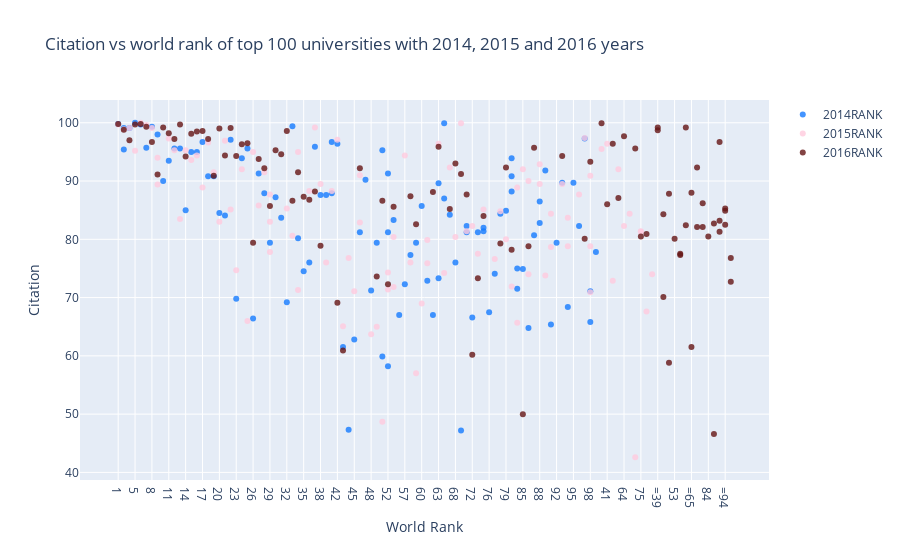

Notebook source saved alongside this figure:
### Markdown cell above
<a id="3"></a> <br>
# Scatter
<font color='red'>
Scatter Example: Citation vs world rank of top 100 universities with 2014, 2015 and 2016 years
<font color='black'>
    
* Import graph_objs as *go*
    
* Creating traces
    * x = x axis
    * y = y axis
    * mode = type of plot like marker, line or line + markers
    * name = name of the plots
    * marker = marker is used with dictionary. 
        * color = color of lines. It takes RGB (red, green, blue) and opacity (alpha)
    * text = The hover text (hover is curser)
    
* data = is a list that we add traces into it
    
* layout = it is dictionary.
    * title = title of layout
    * x axis = it is dictionary
        * title = label of x axis
        * ticklen = length of x axis ticks
        * zeroline = showing zero line or not
    * y axis = it is dictionary and same with x axis
    
* fig = it includes data and layout
* iplot() = plots the figure(fig) that is created by data and layout

### Code cell
df2014 = timesData[timesData.year == 2014].iloc[:100,:]
df2015 = timesData[timesData.year == 2015].iloc[:100,:]
df2016 = timesData[timesData.year == 2016].iloc[:100,:]

import plotly.graph_objects as go

# 1.Trace
trace1 = go.Scatter(
                    
    x = df2014.world_rank,
    y = df2014.citations,
    mode = "markers",
    name = "2014RANK",
    marker = dict(color = 'rgba(20, 122, 255, 0.8)'),
    text = df2014.university_name)

# 2.Trace
trace2 = go.Scatter(
    
    x = df2015.world_rank,
    y = df2015.citations,
    mode = "markers",
    name = "2015RANK",
    marker = dict(color = 'rgba(255,203,222, 0.8)'),
    text = df2015.university_name)

# 3.Trace

trace3 = go.Scatter(
    x = df2016.world_rank,
    y = df2016.citations,
    mode = "markers",
    name = "2016RANK",
    marker = dict(color = 'rgba(100, 20, 20, 0.8)'),
    text = df2016.university_name)


#Liste olarak Birleştirme
data = [trace1, trace2, trace3]
#Grafik info
layout = dict(title = 'Citation vs world rank of top 100 universities with 2014, 2015 and 2016 years',
              xaxis= dict(title= 'World Rank',ticklen= 5,zeroline= False),
              yaxis= dict(title= 'Citation',ticklen= 5,zeroline= False))

fig = dict(data = data, layout = layout)
iplot(fig)

### Figure 1 — Plotly figure (JSON) as saved in the notebook; plotly's stock layout.template omitted (floating-point values rounded to 4 significant figures)
{"data": [{"marker": {"color": "rgba(20, 122, 255, 0.8)"}, "mode": "markers", "name": "2014RANK", "text": ["California Institute of Technology", "Harvard University", "University of Oxford", "Stanford University", "Massachusetts Institute of Technology", "Princeton University", "University of Cambridge", "University of California, Berkeley", "University of Chicago", "Imperial College London", "Yale University", "University of California, Los Angeles", "Columbia University", "ETH Zurich – Swiss Federal Institute of Technology Zurich", "Johns Hopkins University", "University of Pennsylvania", "Duke University", "University of Michigan", "Cornell University", "University of Toronto", "University College London", "Northwestern University", "University of Tokyo", "Carnegie Mellon University", "University of Washington", "National University of Singapore", "University of Texas at Austin", "Georgia Institute of Technology", "University of Illinois at Urbana-Champaign", "University of Wisconsin-Madison", "University of British Columbia", "London School of Economics and Political Science", "University of California, Santa Barbara", "University of Melbourne", "McGill University", "Karolinska Institute", "École Polytechnique Fédérale de Lausanne", "King’s College London", "University of Edinburgh", "New York University", "University of California, San Diego", "Washington University in St Louis", "University of Hong Kong", "Seoul National University", "Peking University", "University of Minnesota", "University of North Carolina at Chapel Hill", "Australian National University", "Pennsylvania State University", "Boston University", "Tsinghua University", "Brown University", "Kyoto University", "University of California, Davis", "LMU Munich", "Korea Advanced Institute of Science and Technology (KAIST)", "Hong Kong University of Science and Technology", "University of Manchester", "Ohio State University", "Pohang University of Science and Technology", "KU Leuven", "Purdue University", "The University of Queensland", "University of Göttingen", "Rice University", "École Normale Supérieure", "Leiden University", "Heidelberg University", "Delft University of Technology", "University of Southern California", "École Polytechnique", "University of Sydney", "Erasmus University Rotterdam", "University of Basel", "Utrecht University", "Nanyang Technological University", "Wageningen University and Research Center", "University of Pittsburgh", "University of Bristol", "Durham University", "Emory University", "Tufts University", "Michigan State University", "University of Amsterdam", "Ghent University", "Free University of Berlin", "Technical University of Munich", "Case Western Reserve University", "Vanderbilt University", "University of Notre Dame", "Monash University", "McMaster University", "University of California, Irvine", "Humboldt University of Berlin", "University of Rochester", "Pierre and Marie Curie University", "University of Colorado Boulder", "Maastricht University", "University of Groningen", "University of Helsinki"], "x": ["1", "2", "2", "4", "5", "6", "7", "8", "9", "10", "11", "12", "13", "14", "15", "16", "17", "18", "19", "20", "21", "22", "23", "24", "25", "26", "27", "28", "29", "30", "31", "32", "33", "34", "35", "36", "37", "38", "39", "40", "40", "42", "43", "44", "45", "46", "47", "48", "49", "50", "50", "52", "52", "52", "55", "56", "57", "58", "59", "60", "61", "62", "63", "63", "65", "65", "67", "68", "69", "70", "70", "72", "73", "74", "74", "76", "77", "78", "79", "80", "80", "80", "83", "83", "85", "86", "87", "88", "88", "90", "91", "92", "93", "94", "95", "96", "97", "98", "98", "100"], "y": [99.8, 99.1, 95.4, 99.1, 100, 99.7, 95.7, 99.3, 98, 90, 93.5, 95.6, 95.6, 85, 95, 95, 96.7, 90.8, 90.8, 84.5, 84.1, 97.1, 69.8, 93.9, 95.6, 66.4, 91.3, 87.9, 79.4, 87.2, 83.7, 69.2, 99.4, 80.2, 74.5, 76, 95.9, 87.6, 87.6, 87.9, 96.7, 96.4, 61.5, 47.3, 62.8, 81.2, 90.2, 71.2, 79.4, 95.3, 59.9, 91.3, 58.2, 81.2, 83.3, 67, 72.3, 77.3, 79.4, 85.7, 72.9, 67, 73.3, 89.6, 99.9, 87, 84.2, 76, 47.2, 81.2, 82.3, 66.6, 81.2, 81.4, 82, 67.5, 74.1, 84.4, 84.9, 88.2, 90.8, 93.9, 71.5, 75, 74.9, 64.8, 80.7, 82.8, 86.5, 91.8, 65.4, 79.4, 89.7, 68.4, 89.7, 82.3, 97.3, 65.8, 71.1, 77.8], "type": "scatter"}, {"marker": {"color": "rgba(255,203,222, 0.8)"}, "mode": "markers", "name": "2015RANK", "text": ["California Institute of Technology", "Harvard University", "University of Oxford", "Stanford University", "University of Cambridge", "Massachusetts Institute of Technology", "Princeton University", "University of California, Berkeley", "Imperial College London", "Yale University", "University of Chicago", "University of California, Los Angeles", "ETH Zurich – Swiss Federal Institute of Technology Zurich", "Columbia University", "Johns Hopkins University", "University of Pennsylvania", "University of Michigan", "Duke University", "Cornell University", "University of Toronto", "Northwestern University", "University College London", "University of Tokyo", "Carnegie Mellon University", "National University of Singapore", "University of Washington", "Georgia Institute of Technology", "University of Texas at Austin", "LMU Munich", "University of Illinois at Urbana-Champaign", "University of Wisconsin-Madison", "University of British Columbia", "University of Melbourne", "London School of Economics and Political Science", "École Polytechnique Fédérale de Lausanne", "University of Edinburgh", "University of California, Santa Barbara", "New York University", "McGill University", "King’s College London", "University of California, San Diego", "Washington University in St Louis", "University of Hong Kong", "Karolinska Institute", "Australian National University", "University of Minnesota", "University of North Carolina at Chapel Hill", "Peking University", "Tsinghua University", "Seoul National University", "Hong Kong University of Science and Technology", "Korea Advanced Institute of Science and Technology (KAIST)", "University of Manchester", "Brown University", "KU Leuven", "University of California, Davis", "Boston University", "Pennsylvania State University", "Kyoto University", "University of Sydney", "Nanyang Technological University", "École Polytechnique", "Scuola Normale Superiore di Pisa", "Leiden University", "The University of Queensland", "Pohang University of Science and Technology", "University of Göttingen", "Ohio State University", "Rice University", "Heidelberg University", "Delft University of Technology", "Erasmus University Rotterdam", "Wageningen University and Research Center", "University of Bristol", "University of Basel", "University of Southern California", "University of Amsterdam", "École Normale Supérieure", "Utrecht University", "Humboldt University of Berlin", "Free University of Berlin", "Michigan State University", "Durham University", "Monash University", "Middle East Technical University", "University of Arizona", "University of Notre Dame", "Tufts University", "University of California, Irvine", "Ghent University", "University of Massachusetts", "University of Pittsburgh", "Emory University", "McMaster University", "University of Glasgow", "Vanderbilt University", "University of Colorado Boulder", "Stockholm University", "Technical University of Munich", "Uppsala University"], "x": ["1", "2", "3", "4", "5", "6", "7", "8", "9", "9", "11", "12", "13", "14", "15", "16", "17", "18", "19", "20", "21", "22", "23", "24", "25", "26", "27", "28", "29", "29", "29", "32", "33", "34", "34", "36", "37", "38", "39", "40", "41", "42", "43", "44", "45", "46", "46", "48", "49", "50", "51", "52", "52", "54", "55", "55", "57", "58", "59", "60", "61", "61", "63", "64", "65", "66", "67", "68", "69", "70", "71", "72", "73", "74", "75", "75", "77", "78", "79", "80", "81", "82", "83", "83", "85", "86", "86", "88", "88", "90", "91", "91", "93", "94", "94", "96", "97", "98", "98", "98"], "y": [99.7, 98.9, 95.5, 99.1, 95.2, 100, 99.6, 99.1, 89.4, 94, 97.3, 95.3, 83.5, 95.3, 93.6, 94.4, 88.9, 96.6, 91.5, 83, 96.9, 85.1, 74.7, 92, 66, 95, 85.8, 91.5, 83, 77.8, 87.7, 85.3, 80.6, 71.3, 95, 88.3, 99.2, 89.5, 76, 88.3, 96.4, 97.1, 65.1, 76.8, 71.1, 82.9, 91, 63.7, 65, 48.7, 72.9, 71.4, 74.3, 92, 71.8, 80.4, 94.4, 76, 57, 69, 75.9, 79.9, 96.4, 82.3, 74.2, 84.4, 92.3, 80.4, 99.9, 81.4, 42.6, 82.3, 77.5, 85.1, 81.4, 81.3, 76.6, 84.8, 80, 71.9, 67.6, 74, 88.9, 65.7, 92, 74, 90, 92.9, 89.5, 73.8, 78.7, 84.4, 89.5, 78.8, 83.7, 87.7, 97.4, 90.9, 78.8, 70.9], "type": "scatter"}, {"marker": {"color": "rgba(100, 20, 20, 0.8)"}, "mode": "markers", "name": "2016RANK", "text": ["California Institute of Technology", "University of Oxford", "Stanford University", "University of Cambridge", "Massachusetts Institute of Technology", "Harvard University", "Princeton University", "Imperial College London", "ETH Zurich – Swiss Federal Institute of Technology Zurich", "University of Chicago", "Johns Hopkins University", "Yale University", "University of California, Berkeley", "University College London", "Columbia University", "University of California, Los Angeles", "University of Pennsylvania", "Cornell University", "University of Toronto", "Duke University", "University of Michigan", "Carnegie Mellon University", "London School of Economics and Political Science", "University of Edinburgh", "Northwestern University", "National University of Singapore", "King’s College London", "Karolinska Institute", "LMU Munich", "New York University", "École Polytechnique Fédérale de Lausanne", "University of Washington", "University of Melbourne", "University of British Columbia", "KU Leuven", "University of Illinois at Urbana-Champaign", "Heidelberg University", "McGill University", "University of California, San Diego", "University of California, Santa Barbara", "Georgia Institute of Technology", "Peking University", "University of Tokyo", "University of California, Davis", "University of Hong Kong", "University of Texas at Austin", "Tsinghua University", "Wageningen University and Research Center", "Humboldt University of Berlin", "University of Wisconsin-Madison", "Brown University", "Australian National University", "Technical University of Munich", "École Normale Supérieure", "Nanyang Technological University", "University of Manchester", "University of Sydney", "University of Amsterdam", "Hong Kong University of Science and Technology", "The University of Queensland", "Washington University in St Louis", "Utrecht University", "University of North Carolina at Chapel Hill", "Boston University", "Delft University of Technology", "University of Minnesota", "Leiden University", "University of Southern California", "University of Bristol", "Durham University", "Erasmus University Rotterdam", "Free University of Berlin", "Monash University", "University of Groningen", "Pennsylvania State University", "University of Glasgow", "University of Helsinki", "University of Tübingen", "University of Pittsburgh", "University of Warwick", "Uppsala University", "University of Copenhagen", "University of New South Wales", "University of Freiburg", "Seoul National University", "University of St Andrews", "Vanderbilt University", "Kyoto University", "Maastricht University", "Emory University", "Lund University", "Ohio State University", "University of Exeter", "University of Bonn", "Georgetown University", "McMaster University", "University of Sheffield", "Queen Mary University of London", "University of Göttingen", "Michigan State University"], "x": ["1", "2", "3", "4", "5", "6", "7", "8", "9", "10", "11", "12", "13", "14", "15", "16", "17", "18", "19", "20", "21", "22", "23", "24", "25", "26", "27", "28", "29", "30", "31", "32", "33", "34", "35", "36", "37", "38", "=39", "=39", "41", "42", "43", "=44", "=44", "46", "=47", "=47", "49", "50", "51", "52", "53", "54", "55", "=56", "=56", "58", "59", "=60", "=60", "62", "63", "64", "=65", "=65", "67", "68", "69", "70", "71", "72", "73", "74", "75", "=76", "=76", "78", "79", "80", "81", "=82", "=82", "84", "85", "86", "87", "=88", "=88", "=90", "=90", "=90", "93", "=94", "=94", "=94", "97", "98", "=99", "=99"], "y": [99.8, 98.8, 99.9, 97, 99.7, 99.8, 99.3, 96.7, 91.1, 99.2, 98.2, 97.2, 99.7, 94.2, 98.1, 98.5, 98.6, 97.2, 90.9, 99, 94.4, 99.1, 94.3, 96.3, 96.5, 79.4, 93.8, 92.2, 85.7, 95.3, 94.6, 98.6, 86.6, 91.5, 87.3, 86.8, 88.2, 78.9, 98.7, 99.2, 86, 69.1, 60.9, 84.3, 70.1, 92.2, 58.8, 87.8, 73.6, 86.6, 96.4, 72.3, 80.1, 87.1, 85.6, 77.3, 77.5, 87.4, 82.6, 82.4, 99.2, 88.1, 95.9, 97.7, 61.5, 88, 85.2, 93, 91.2, 87.7, 95.6, 60.2, 73.3, 84, 80.5, 92.3, 82.1, 79.3, 92.3, 78.2, 80.9, 86.2, 82.1, 80.5, 50, 78.8, 95.7, 46.6, 82.7, 96.7, 81.3, 83.2, 94.3, 85.3, 82.5, 84.9, 80.1, 93.3, 72.7, 76.8], "type": "scatter"}], "layout": {"title": {"text": "Citation vs world rank of top 100 universities with 2014, 2015 and 2016 years"}, "xaxis": {"ticklen": 5, "title": {"text": "World Rank"}, "zeroline": false, "type": "category", "range": [-6.525, 115.5], "autorange": true}, "yaxis": {"ticklen": 5, "title": {"text": "Citation"}, "zeroline": false, "type": "linear", "range": [38.4, 104.2], "autorange": true}, "autosize": true}}
